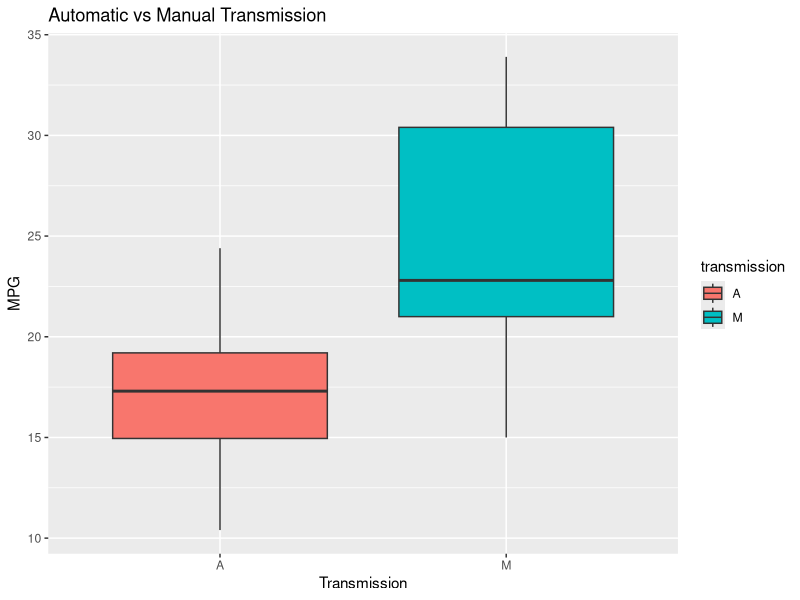
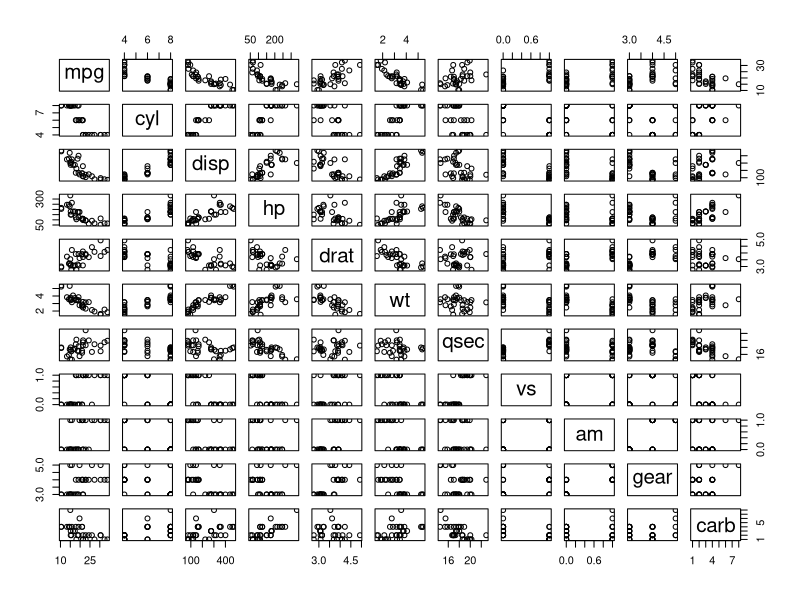
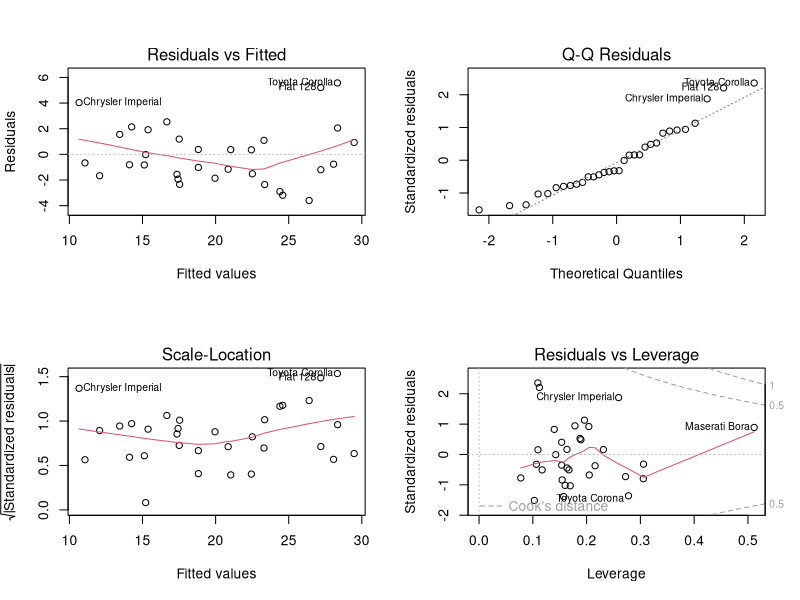

Generate these figures, in order, with R:
## ---- chunk 1
knitr::opts_chunk$set(echo = TRUE, cache = TRUE, include = FALSE)


## ---- chunk 2

#load libraries
library(dplyr)
library(ggplot2)

#load data
data(mtcars)

#Define Variables for simulation
set.seed(100) # set the seed value for reproducibility

## ---- chunk 3
#prepare data
mydata<-mtcars %>%
    mutate(transmission = ifelse(am=="0","A","M"))%>%
    mutate(am=NULL)

#prepare plot data
plotdata <- ggplot(aes(x=as.factor(transmission), y=mpg,fill=transmission), data=mydata) + geom_boxplot()
plotdata <- plotdata + labs(title = "Automatic vs Manual Transmission")
plotdata <- plotdata + xlab("Transmission")
plotdata <- plotdata + ylab("MPG")

## ---- chunk 4

#Data Summary
head(mydata)


## ---- chunk 5

#Linear Model MPG ~ transmission
lmd1<-lm(mpg~transmission,mydata)
summary(lmd1)$coeff
summary(lmd1)$adj.r.squared

## ---- chunk 6

#Linear Model MPG ~ transmission + cyl + disp + hp + wt
lmd2<-lm(mpg~transmission + cyl + disp + hp + wt,mydata)
summary(lmd2)$coeff
summary(lmd2)$adj.r.squared

## ---- chunk 7

#Linear Model MPG ~ All variables
lmd3<-lm(mpg~.,mydata)
summary(lmd3)$coeff
summary(lmd3)$adj.r.squared

## ---- chunk 8

#lets now compare the 3 models
anova(lmd1,lmd2,lmd3)


## ---- chunk 9

#plot data
plotdata

## ---- chunk 10

#Display Data Correlation
pairs(mpg~ . ,data=mtcars)

## ---- chunk 11

#display residuals
par(mfrow=c(2,2))
plot(lmd2)

